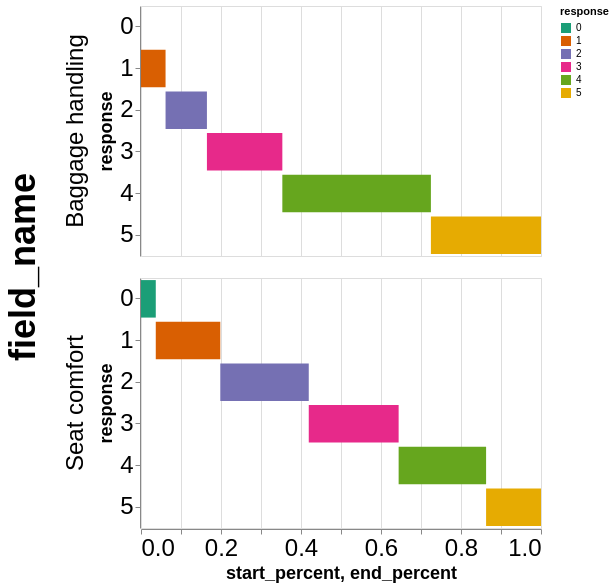

The specification (Vega-Lite) saved for this image:
### Vega-Lite specification from a JSON file in a GitHub repository (floating-point values rounded to 4 significant figures)
{"config": {"view": {"width": 400, "height": 300}, "mark": {"tooltip": null}, "axis": {"labelFontSize": 24, "titleFontSize": 18}, "header": {"labelFontSize": 24, "titleFontSize": 36}}, "data": {"name": "data-15438e8fdb25ef7003001cc1ded0d727"}, "facet": {"row": {"type": "nominal", "field": "field_name"}}, "spec": {"mark": "bar", "encoding": {"fill": {"type": "nominal", "field": "response", "scale": {"scheme": "dark2"}}, "x": {"type": "quantitative", "field": "start_percent"}, "x2": {"field": "end_percent"}, "y": {"type": "nominal", "field": "response"}}, "height": 250, "width": 400}, "$schema": "https://vega.github.io/schema/vega-lite/v5.json", "datasets": {"data-15438e8fdb25ef7003001cc1ded0d727": [{"Unnamed: 0": 0, "field_name": "Baggage handling", "response": 1, "count": 7975, "freq": 0.0614, "end_percent": 0.0614, "start_percent": 0.0, "negative": true, "end_percent2": -0.1034, "start_percent2": -0.1648}, {"Unnamed: 0": 1, "field_name": "Baggage handling", "response": 2, "count": 13432, "freq": 0.1034, "end_percent": 0.1648, "start_percent": 0.0614, "negative": true, "end_percent2": 0.0, "start_percent2": -0.1034}, {"Unnamed: 0": 2, "field_name": "Baggage handling", "response": 3, "count": 24485, "freq": 0.1885, "end_percent": 0.3533, "start_percent": 0.1648, "negative": false, "end_percent2": 0.1885, "start_percent2": 0.0}, {"Unnamed: 0": 3, "field_name": "Baggage handling", "response": 4, "count": 48240, "freq": 0.3714, "end_percent": 0.7248, "start_percent": 0.3533, "negative": false, "end_percent2": 0.5599, "start_percent2": 0.1885}, {"Unnamed: 0": 4, "field_name": "Baggage handling", "response": 5, "count": 35748, "freq": 0.2752, "end_percent": 1.0, "start_percent": 0.7248, "negative": false, "end_percent2": 0.8352, "start_percent2": 0.5599}, {"Unnamed: 0": 5, "field_name": "Seat comfort", "response": 0, "count": 4797, "freq": 0.03693, "end_percent": 0.03693, "start_percent": 0.0, "negative": true, "end_percent2": -0.3825, "start_percent2": -0.4194}, {"Unnamed: 0": 6, "field_name": "Seat comfort", "response": 1, "count": 20949, "freq": 0.1613, "end_percent": 0.1982, "start_percent": 0.03693, "negative": true, "end_percent2": -0.2212, "start_percent2": -0.3825}, {"Unnamed: 0": 7, "field_name": "Seat comfort", "response": 2, "count": 28726, "freq": 0.2212, "end_percent": 0.4194, "start_percent": 0.1982, "negative": true, "end_percent2": 0.0, "start_percent2": -0.2212}, {"Unnamed: 0": 8, "field_name": "Seat comfort", "response": 3, "count": 29183, "freq": 0.2247, "end_percent": 0.6441, "start_percent": 0.4194, "negative": false, "end_percent2": 0.2247, "start_percent2": 0.0}, {"Unnamed: 0": 9, "field_name": "Seat comfort", "response": 4, "count": 28398, "freq": 0.2186, "end_percent": 0.8627, "start_percent": 0.6441, "negative": false, "end_percent2": 0.4433, "start_percent2": 0.2247}, {"Unnamed: 0": 10, "field_name": "Seat comfort", "response": 5, "count": 17827, "freq": 0.1373, "end_percent": 1.0, "start_percent": 0.8627, "negative": false, "end_percent2": 0.5806, "start_percent2": 0.4433}]}}
